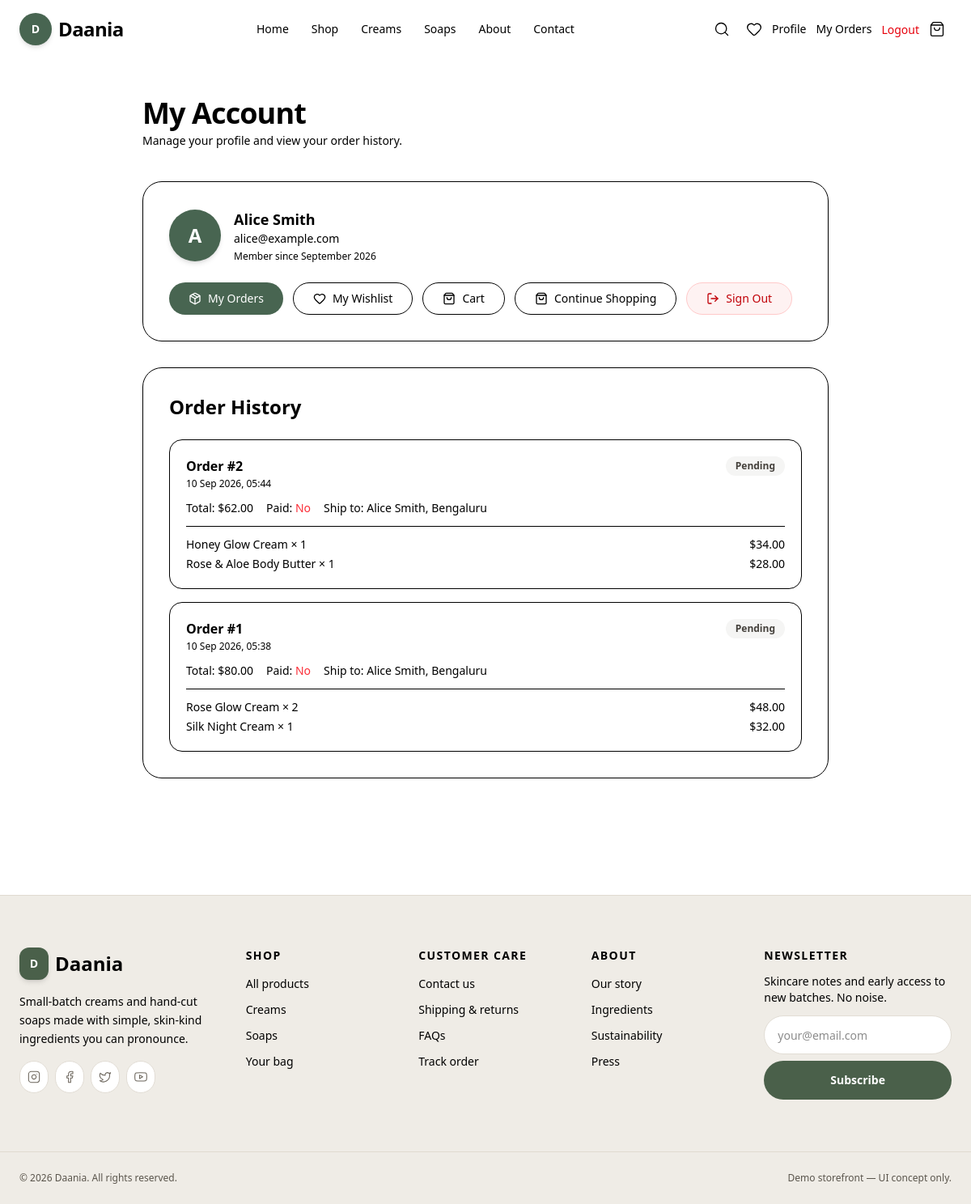
The page /accounts/profile/ (signed in) on the database its author committed.
### orders/models.py (models this page shows, shortened)
class Order(models.Model):
    PAYMENT_STATUS_CHOICES = (
        ('pending', 'Pending'),
        ('paid', 'Paid'),
        ('failed', 'Failed'),
    )
    STATUS_CHOICES = (
        ('Pending', 'Pending'),
        ('Processing', 'Processing'),
        ('Shipped', 'Shipped'),
        ('Delivered', 'Delivered'),
        ('Cancelled', 'Cancelled'),
    )
    user = models.ForeignKey(User, on_delete=models.SET_NULL, null=True, blank=True)
    first_name = models.CharField(max_length=50)
    last_name = models.CharField(max_length=50)
    email = models.EmailField()
    address = models.CharField(max_length=250)
    city = models.CharField(max_length=100)
    postal_code = models.CharField(max_length=20)
    created_at = models.DateTimeField(auto_now_add=True)
    updated_at = models.DateTimeField(auto_now=True)
    paid = models.BooleanField(default=False)
    payment_status = models.CharField(
        max_length=20,
        choices=PAYMENT_STATUS_CHOICES,
        default='pending',
    )
    razorpay_order_id = models.CharField(max_length=100, unique=True, null=True, blank=True)
    razorpay_payment_id = models.CharField(max_length=100, blank=True, default='')
    razorpay_signature = models.CharField(max_length=255, blank=True, default='')
    status = models.CharField(max_length=20, choices=STATUS_CHOICES, default='Pending')
    def get_total_cost(self):
        return sum(item.get_cost() for item in self.items.all())

class OrderItem(models.Model):
    order = models.ForeignKey(Order, related_name='items', on_delete=models.CASCADE)
    product = models.ForeignKey(Product, related_name='order_items', on_delete=models.CASCADE)
    price = models.DecimalField(max_digits=10, decimal_places=2)
    quantity = models.PositiveIntegerField(default=1)
    def get_cost(self):
        return self.price * self.quantity

### products/models.py (models this page shows, shortened)
class Product(models.Model):
    category = models.ForeignKey(Category, related_name='products', on_delete=models.CASCADE)
    name = models.CharField(max_length=200)
    slug = models.SlugField(unique=True, blank=True)
    description = models.TextField()
    price = models.DecimalField(max_digits=10, decimal_places=2)
    original_price = models.DecimalField(max_digits=10, decimal_places=2, null=True, blank=True)
    image = models.ImageField(upload_to='products/')
    best_seller = models.BooleanField(default=False)
    created_at = models.DateTimeField(auto_now_add=True)
    updated_at = models.DateTimeField(auto_now=True)

### accounts/views.py (the view)
# urls.py: path('profile/', views.profile_view, name='profile'),
@login_required
def profile_view(request):
    orders = (
        Order.objects
        .filter(user=request.user)
        .prefetch_related('items', 'items__product')
        .order_by('-created_at')
    )
    return render(request, 'accounts/profile.html', {'orders': orders})

### accounts/templates/accounts/profile.html (shortened to what this page needs)
{% extends 'base.html' %}
{% block content %}
<div class="mx-auto max-w-4xl px-4 py-12 sm:px-6">
  <div class="mb-10 flex flex-col gap-1">
    <h1 class="font-display text-4xl font-bold tracking-tight">My Account</h1>
    <p class="text-sm text-muted-foreground">Manage your profile and view your order history.</p>
  </div>
  <div class="mb-8 rounded-3xl border border-border/70 bg-card shadow-soft p-6 sm:p-8">
    <div class="flex items-center gap-4">
      <span class="grid h-16 w-16 shrink-0 place-items-center rounded-full text-2xl font-bold text-white shadow-md" style="background-color:#486551;">
        {{ request.user.username|first|upper }}
      </span>
      <div>
        <p class="text-lg font-semibold">{{ request.user.get_full_name|default:request.user.username }}</p>
        <p class="text-sm text-muted-foreground">{{ request.user.email }}</p>
        <p class="mt-1 text-xs text-muted-foreground">
          Member since {{ request.user.date_joined|date:"F Y" }}
        </p>
      </div>
    </div>
    <div class="mt-6 flex flex-wrap gap-3">
      <a href="{% url 'my_orders' %}"
        class="inline-flex h-10 items-center justify-center rounded-full px-6 text-sm font-medium text-white transition-all hover:opacity-90 hover:-translate-y-0.5"
        style="background-color:#486551;">
        <i data-lucide="package" class="mr-2 h-4 w-4"></i>
        My Orders
      </a>
      <a href="{% url 'wishlist' %}"
        class="inline-flex h-10 items-center justify-center rounded-full px-6 text-sm font-medium transition-all hover:opacity-90 hover:-translate-y-0.5 border border-input bg-background hover:bg-accent hover:text-accent-foreground">
        <i data-lucide="heart" class="mr-2 h-4 w-4"></i>
        My Wishlist
      </a>
      <a href="{% url 'cart' %}"
        class="inline-flex h-10 items-center justify-center rounded-full px-6 text-sm font-medium transition-all hover:opacity-90 hover:-translate-y-0.5 border border-input bg-background hover:bg-accent hover:text-accent-foreground">
        <i data-lucide="shopping-bag" class="mr-2 h-4 w-4"></i>
        Cart
      </a>
      <a href="{% url 'shop' %}"
        class="inline-flex h-10 items-center justify-center rounded-full border border-input bg-background px-6 text-sm font-medium transition-colors hover:bg-accent hover:text-accent-foreground">
        <i data-lucide="shopping-bag" class="mr-2 h-4 w-4"></i>
        Continue Shopping
      </a>
      <form method="POST" action="{% url 'logout' %}" class="inline">
        <button type="submit"
          class="inline-flex h-10 items-center justify-center rounded-full border border-red-200 bg-red-50 px-6 text-sm font-medium text-red-700 transition-colors hover:bg-red-100">
          <i data-lucide="log-out" class="mr-2 h-4 w-4"></i>
          Sign Out
        </button>
      </form>
    </div>
  </div>
  <div class="rounded-3xl border border-border/70 bg-card shadow-soft p-6 sm:p-8">
    <h2 class="mb-6 font-display text-2xl font-semibold">Order History</h2>
    {% if orders %}
      <div class="space-y-4">
        {% for order in orders %}
          <div class="rounded-2xl border border-border/60 bg-background p-5">
            <div class="flex flex-wrap items-start justify-between gap-3">
              <div>
                <p class="font-semibold">Order #{{ order.id }}</p>
                <p class="text-xs text-muted-foreground mt-0.5">
                  {{ order.created_at|date:"d M Y, H:i" }}
                </p>
              </div>
              <span class="inline-flex items-center rounded-full px-3 py-1 text-xs font-semibold
                {% if order.status == 'Delivered' %}bg-green-100 text-green-800
                {% elif order.status == 'Shipped' %}bg-blue-100 text-blue-800
                {% elif order.status == 'Processing' %}bg-yellow-100 text-yellow-800
                {% elif order.status == 'Cancelled' %}bg-red-100 text-red-800
                {% else %}bg-stone-100 text-stone-700{% endif %}">
                {{ order.status }}
              </span>
            </div>
            <div class="mt-3 flex flex-wrap items-center gap-4 text-sm text-muted-foreground">
              <span>
                <span class="font-medium text-foreground">Total:</span>
                ${{ order.get_total_cost }}
              </span>
              <span>
                <span class="font-medium text-foreground">Paid:</span>
                {% if order.paid %}
                  <span class="text-green-600">Yes</span>
                {% else %}
                  <span class="text-red-500">No</span>
                {% endif %}
              </span>
              <span>
                <span class="font-medium text-foreground">Ship to:</span>
                {{ order.first_name }} {{ order.last_name }}, {{ order.city }}
              </span>
            </div>
            {% if order.items.exists %}
              <ul class="mt-3 space-y-1 border-t border-border/50 pt-3">
                {% for item in order.items.all %}
                  <li class="flex items-center justify-between text-sm">
                    <span class="text-foreground">{{ item.product.name }} <span class="text-muted-foreground">× {{ item.quantity }}</span></span>
                    <span>${{ item.get_cost }}</span>
                  </li>
                {% endfor %}
              </ul>
            {% endif %}
          </div>
        {% endfor %}
      </div>
    {% endif %}
  </div>
</div>
{% endblock %}

### rows shown on the page
Order: id "2", created_at "10 Sep 2026, 05:44", status "Pending", get_total_cost "62.00", paid "No", first_name "Alice", last_name "Smith", city "Bengaluru"
OrderItem: product.name "Honey Glow Cream", quantity "1", get_cost "34.00"
OrderItem: product.name "Rose & Aloe Body Butter", quantity "1", get_cost "28.00"
Order: id "1", created_at "10 Sep 2026, 05:38", status "Pending", get_total_cost "80.00", paid "No", first_name "Alice", last_name "Smith", city "Bengaluru"
OrderItem: product.name "Rose Glow Cream", quantity "2", get_cost "48.00"
OrderItem: product.name "Silk Night Cream", quantity "1", get_cost "32.00"

### other values the page prints
{{ request.user.username|first|upper }} "A"
{{ request.user.get_full_name|default:request.user.username }} "Alice Smith"
{{ request.user.email }} "alice@example.com"
{{ request.user.date_joined|date:"F Y" }} "September 2026"
